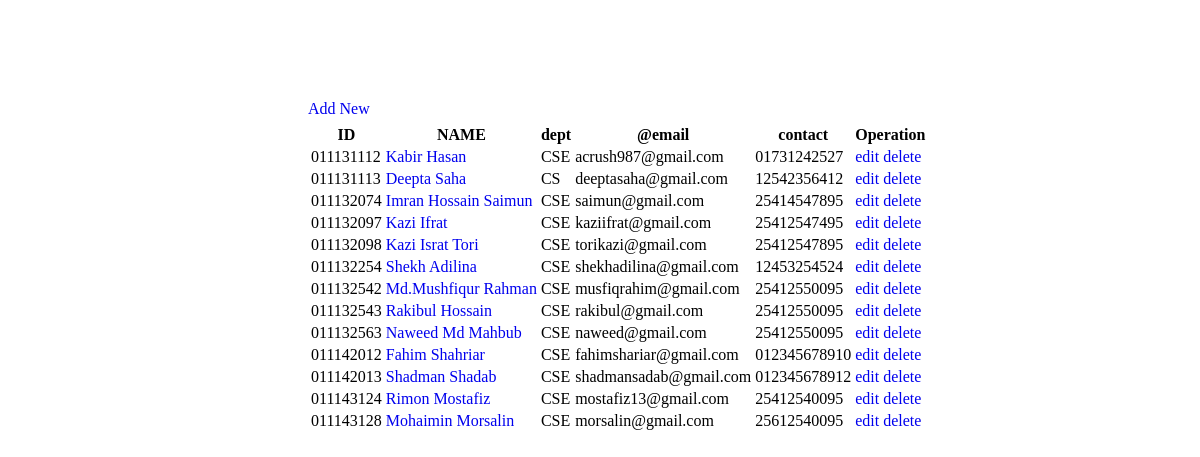
Page /all_contestants.php on the committed database.
### tables this page shows
CREATE TABLE `contestants` (
  `id` char(9) NOT NULL,
  `name` varchar(25) DEFAULT NULL,
  `dept` char(3) DEFAULT NULL,
  `email` varchar(35) DEFAULT NULL,
  `phone_no` char(14) DEFAULT NULL
);

### all_contestants.php (the view)
<html>
    <?php
    include('db.php');
    ?>
    <head>
	   <link href="css_.css" rel="stylesheet" type="text/css"/>
    </head>
    <body>
        <div class="page">
        <table style = "margin:5px 0 0 150px ">
            <tr>
                <th>ID</th> <th>NAME</th> <th>dept</th> <th>@email</th> <th>contact</th> <th>Operation</th>
            </tr>
            <a href="form.php" style="margin:5px 0 0 150px">Add New</a>
            <?php $result = mysqli_query($connect,"select * from contestants");
            while($row = mysqli_fetch_assoc($result)){ ?>
            <tr>
                <td><?= $row['id'] ?></td> <td><a href="contestant.php?id=<?= $row['id']?>"><?= $row['name'] ?></a></td> <td><?= $row['dept'] ?></td> <td><?= $row['email'] ?></td> <td><?= $row['phone_no'] ?></td>
                <td><a href="edit_form.php?id=<?php echo $row['id'] ?>">edit</a>
                <a href="delete.php?id=<?php echo $row['id'] ?>">delete</a> </td>
                <?php } ?>
            </tr>
        </table>
        </div>
    </body>
</html>

### css_.css (style rules this page uses)
a { text-decoration: none; }
.page { margin: 100px 0 0 150px; color: cadetblue; font-family: cursive; }

### rows in the picture
contestants: id "011131112", name "Kabir Hasan", dept "CSE", email "acrush987@gmail.com", phone_no "01731242527"
contestants: id "011131113", name "Deepta Saha", dept "CS", email "deeptasaha@gmail.com", phone_no "12542356412"
contestants: id "011132074", name "Imran Hossain Saimun", dept "CSE", email "saimun@gmail.com", phone_no "25414547895"
contestants: id "011132097", name "Kazi Ifrat", dept "CSE", email "kaziifrat@gmail.com", phone_no "25412547495"
contestants: id "011132098", name "Kazi Israt Tori", dept "CSE", email "torikazi@gmail.com", phone_no "25412547895"
contestants: id "011132254", name "Shekh Adilina", dept "CSE", email "shekhadilina@gmail.com", phone_no "12453254524"
contestants: id "011132542", name "Md.Mushfiqur Rahman", dept "CSE", email "musfiqrahim@gmail.com", phone_no "25412550095"
contestants: id "011132543", name "Rakibul Hossain", dept "CSE", email "rakibul@gmail.com", phone_no "25412550095"
contestants: id "011132563", name "Naweed Md Mahbub", dept "CSE", email "naweed@gmail.com", phone_no "25412550095"
contestants: id "011142012", name "Fahim Shahriar", dept "CSE", email "fahimshariar@gmail.com", phone_no "012345678910"
contestants: id "011142013", name "Shadman Shadab", dept "CSE", email "shadmansadab@gmail.com", phone_no "012345678912"
contestants: id "011143124", name "Rimon Mostafiz", dept "CSE", email "mostafiz13@gmail.com", phone_no "25412540095"
contestants: id "011143128", name "Mohaimin Morsalin", dept "CSE", email "morsalin@gmail.com", phone_no "25612540095"
